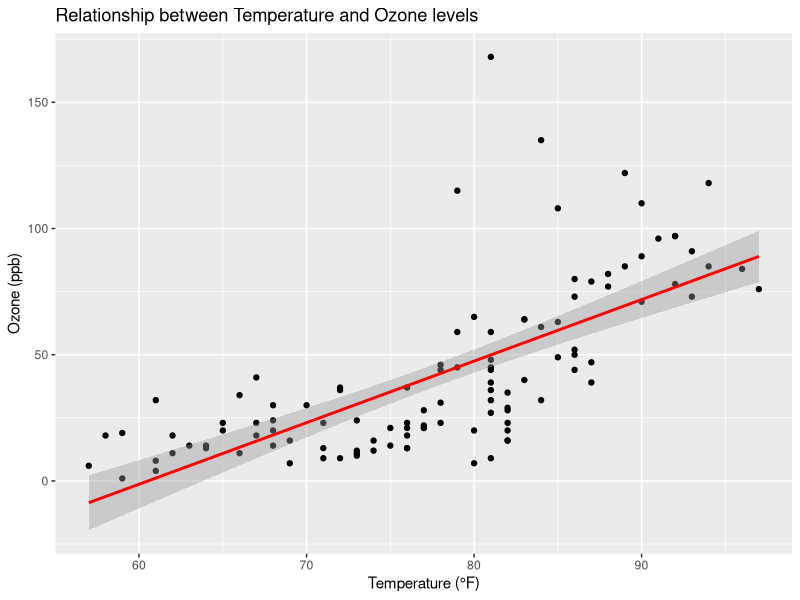
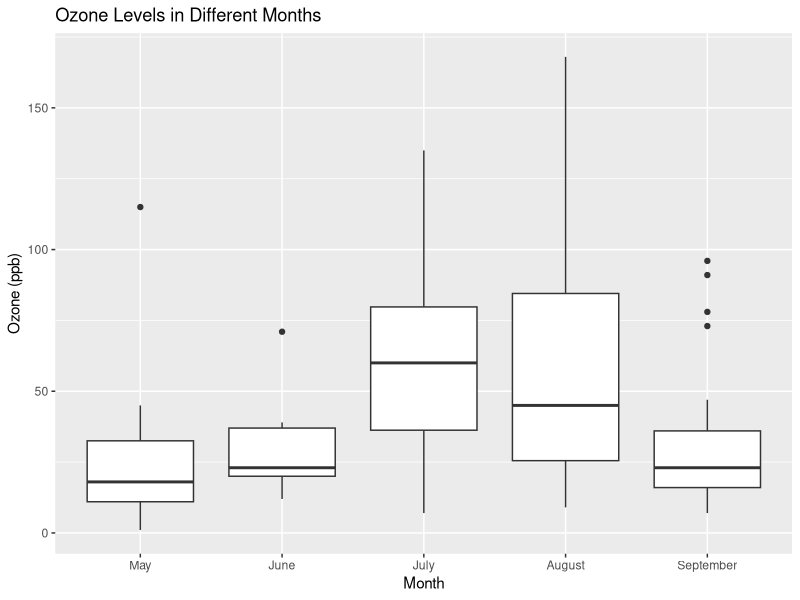

These charts were generated, in order, by the following R code:
# clear workspace and check working directory
rm(list = ls())
getwd()

# Load the built-in airquality dataset
# This dataset contains daily air quality measurements in New York,
# including variables like Ozone, Solar Radiation, Wind, and Temperature.
data("airquality")
# View the first few rows of the dataset
head(airquality)

# Get a summary of the dataset to check for missing values
# and understand variable distributions
summary(airquality)

# Display the structure of the dataset
# to understand the data types of each column
str(airquality)

# Check for missing values in each column
# This helps us identify any gaps in the data that may affect analysis
colSums(is.na(airquality))

# Remove rows with missing values to ensure data consistency in subsequent analysis
airquality_clean <- na.omit(airquality)

# View the cleaned dataset summary to verify the absence of missing data
summary(airquality_clean)

# Calculate the correlation matrix for numeric variables
# This helps us understand the relationships between different variables
cor_matrix <- cor(airquality_clean[, sapply(airquality_clean, is.numeric)])
print(cor_matrix)

# Load ggplot2 library for better visualization
library(ggplot2)

# Create a scatter plot to visualize the relationship between Temperature
# and Ozone levels
ggplot(airquality_clean, aes(x = Temp, y = Ozone)) +
    geom_point() +
    geom_smooth(method = "lm", col = "red") +
    labs(title = "Relationship between Temperature and Ozone levels",
         x = "Temperature (°F)",
         y = "Ozone (ppb)")

# Create a scatter plot to visualize the relationship
# between Temperature and Ozone levels
# Create a boxplot to examine the variation in Ozone levels across different months
ggplot(airquality_clean, aes(x = as.factor(Month), y = Ozone)) +
    geom_boxplot() +
    labs(title = "Ozone Levels in Different Months",
         x = "Month",
         y = "Ozone (ppb)") +
    scale_x_discrete(labels = c("May", "June", "July", "August", "September"))

# Summary of Findings
cat("The average Ozone level:", mean(airquality_clean$Ozone), "\n")
cat("The correlation between Temperature and Ozone is:", cor(airquality_clean$Temp, airquality_clean$Ozone), "\n")

